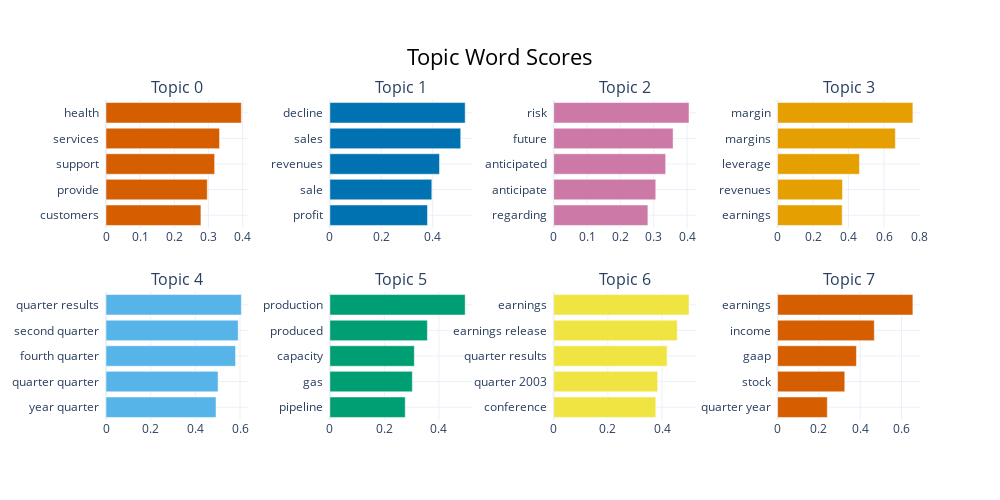

Here is the notebook cell this chart was saved with:
### Markdown cell above
regular 3000 full random, nr topics null

### Code cell
topic_model.visualize_barchart()

### Figure 1 — Plotly figure (JSON) as saved in the notebook; plotly's stock layout.template omitted (floating-point values rounded to 4 significant figures)
{"data": [{"marker": {"color": "#D55E00"}, "orientation": "h", "type": "bar", "x": [0.2777, 0.2962, 0.3178, 0.3322, 0.3959], "xaxis": "x", "y": ["customers  ", "provide  ", "support  ", "services  ", "health  "], "yaxis": "y"}, {"marker": {"color": "#0072B2"}, "orientation": "h", "type": "bar", "x": [0.3797, 0.3965, 0.4264, 0.509, 0.5263], "xaxis": "x2", "y": ["profit  ", "sale  ", "revenues  ", "sales  ", "decline  "], "yaxis": "y2"}, {"marker": {"color": "#CC79A7"}, "orientation": "h", "type": "bar", "x": [0.2825, 0.3061, 0.3358, 0.3581, 0.4059], "xaxis": "x3", "y": ["regarding  ", "anticipate  ", "anticipated  ", "future  ", "risk  "], "yaxis": "y3"}, {"marker": {"color": "#E69F00"}, "orientation": "h", "type": "bar", "x": [0.364, 0.3657, 0.4612, 0.6635, 0.7623], "xaxis": "x4", "y": ["earnings  ", "revenues  ", "leverage  ", "margins  ", "margin  "], "yaxis": "y4"}, {"marker": {"color": "#56B4E9"}, "orientation": "h", "type": "bar", "x": [0.4924, 0.5017, 0.5799, 0.5916, 0.6057], "xaxis": "x5", "y": ["year quarter  ", "quarter quarter  ", "fourth quarter  ", "second quarter  ", "quarter results  "], "yaxis": "y5"}, {"marker": {"color": "#009E73"}, "orientation": "h", "type": "bar", "x": [0.2766, 0.3026, 0.31, 0.3578, 0.4965], "xaxis": "x6", "y": ["pipeline  ", "gas  ", "capacity  ", "produced  ", "production  "], "yaxis": "y6"}, {"marker": {"color": "#F0E442"}, "orientation": "h", "type": "bar", "x": [0.3769, 0.3838, 0.4187, 0.456, 0.4996], "xaxis": "x7", "y": ["conference  ", "quarter 2003  ", "quarter results  ", "earnings release  ", "earnings  "], "yaxis": "y7"}, {"marker": {"color": "#D55E00"}, "orientation": "h", "type": "bar", "x": [0.2407, 0.3254, 0.3818, 0.4682, 0.6548], "xaxis": "x8", "y": ["quarter year  ", "stock  ", "gaap  ", "income  ", "earnings  "], "yaxis": "y8"}], "layout": {"annotations": [{"font": {"size": 16}, "showarrow": false, "text": "Topic 0", "x": 0.0875, "xanchor": "center", "xref": "paper", "y": 1, "yanchor": "bottom", "yref": "paper"}, {"font": {"size": 16}, "showarrow": false, "text": "Topic 1", "x": 0.3625, "xanchor": "center", "xref": "paper", "y": 1, "yanchor": "bottom", "yref": "paper"}, {"font": {"size": 16}, "showarrow": false, "text": "Topic 2", "x": 0.6375, "xanchor": "center", "xref": "paper", "y": 1, "yanchor": "bottom", "yref": "paper"}, {"font": {"size": 16}, "showarrow": false, "text": "Topic 3", "x": 0.9125, "xanchor": "center", "xref": "paper", "y": 1, "yanchor": "bottom", "yref": "paper"}, {"font": {"size": 16}, "showarrow": false, "text": "Topic 4", "x": 0.0875, "xanchor": "center", "xref": "paper", "y": 0.4, "yanchor": "bottom", "yref": "paper"}, {"font": {"size": 16}, "showarrow": false, "text": "Topic 5", "x": 0.3625, "xanchor": "center", "xref": "paper", "y": 0.4, "yanchor": "bottom", "yref": "paper"}, {"font": {"size": 16}, "showarrow": false, "text": "Topic 6", "x": 0.6375, "xanchor": "center", "xref": "paper", "y": 0.4, "yanchor": "bottom", "yref": "paper"}, {"font": {"size": 16}, "showarrow": false, "text": "Topic 7", "x": 0.9125, "xanchor": "center", "xref": "paper", "y": 0.4, "yanchor": "bottom", "yref": "paper"}], "height": 500, "hoverlabel": {"bgcolor": "white", "font": {"family": "Rockwell", "size": 16}}, "showlegend": false, "title": {"font": {"color": "Black", "size": 22}, "text": "Topic Word Scores", "x": 0.5, "xanchor": "center", "yanchor": "top"}, "width": 1000, "xaxis": {"anchor": "y", "domain": [0, 0.175], "showgrid": true}, "xaxis2": {"anchor": "y2", "domain": [0.275, 0.45], "showgrid": true}, "xaxis3": {"anchor": "y3", "domain": [0.55, 0.725], "showgrid": true}, "xaxis4": {"anchor": "y4", "domain": [0.825, 1], "showgrid": true}, "xaxis5": {"anchor": "y5", "domain": [0, 0.175], "showgrid": true}, "xaxis6": {"anchor": "y6", "domain": [0.275, 0.45], "showgrid": true}, "xaxis7": {"anchor": "y7", "domain": [0.55, 0.725], "showgrid": true}, "xaxis8": {"anchor": "y8", "domain": [0.825, 1], "showgrid": true}, "yaxis": {"anchor": "x", "domain": [0.6, 1], "showgrid": true}, "yaxis2": {"anchor": "x2", "domain": [0.6, 1], "showgrid": true}, "yaxis3": {"anchor": "x3", "domain": [0.6, 1], "showgrid": true}, "yaxis4": {"anchor": "x4", "domain": [0.6, 1], "showgrid": true}, "yaxis5": {"anchor": "x5", "domain": [0, 0.4], "showgrid": true}, "yaxis6": {"anchor": "x6", "domain": [0, 0.4], "showgrid": true}, "yaxis7": {"anchor": "x7", "domain": [0, 0.4], "showgrid": true}, "yaxis8": {"anchor": "x8", "domain": [0, 0.4], "showgrid": true}}}
